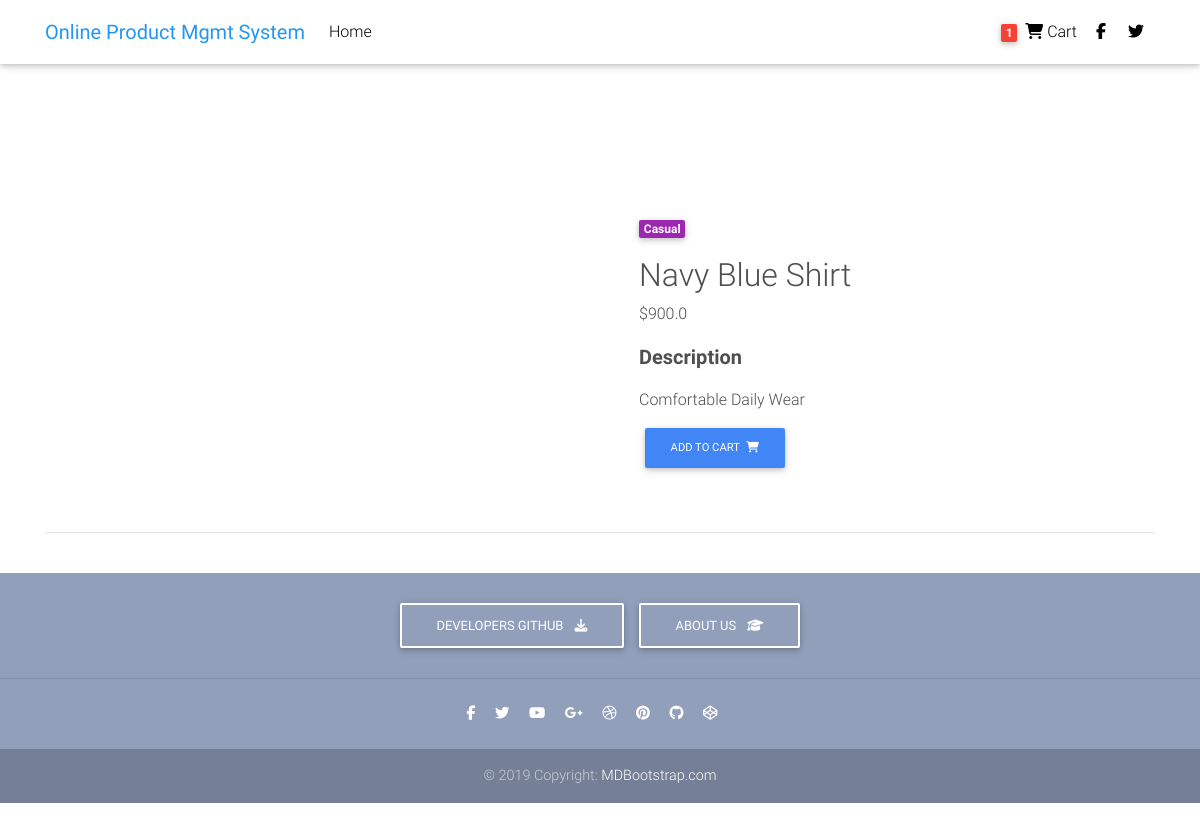
Page /product/test-product-4/ on the committed database.
### core/models.py (models this page shows, shortened)
class Item(models.Model):
    title = models.CharField(max_length=100)
    price = models.FloatField()
    discount_price = models.FloatField(blank=True, null=True)
    category = models.CharField(choices=CATEGORY_CHOICES, max_length=1)
    label = models.CharField(choices=LABEL_CHOICES, max_length=1)
    slug = models.SlugField()
    quantity = models.IntegerField(default=1)
    description = models.TextField()
    img = models.URLField(max_length=200)
    def get_add_to_cart_url(self):
        return reverse("core:add_to_cart", kwargs={
            'slug': self.slug
        })

### core/views.py (the view)
# urls.py: path('product/<slug>/', ItemDetailView.as_view(), name='product'),
class ItemDetailView(DetailView):
    model = Item
    template_name = "product.html"

### templates/product.html (shortened to what this page needs)
{%load static %}
<!DOCTYPE html>
<html lang="en">
<head>
  <link rel="stylesheet" href="{% static 'https://use.fontawesome.com/releases/v5.11.2/css/all.css' %}">
  <link href="{% static 'css/bootstrap.min.css' %}" rel="stylesheet">
  <link href="{% static 'css/mdb.min.css' %}" rel="stylesheet">
  <link href="{% static 'css/style.min.css' %}" rel="stylesheet">
</head>
<body>
  <nav class="navbar fixed-top navbar-expand-lg navbar-light white scrolling-navbar">
    <div class="container">
      <a class="navbar-brand waves-effect" href="/#/" target="_blank">
        <strong class="blue-text">Online Product Mgmt System</strong>
      </a>
      <div class="collapse navbar-collapse" id="navbarSupportedContent">
        <ul class="navbar-nav mr-auto">
          <li class="nav-item ">
            <a class="nav-link waves-effect" href="/#/">
              Home</a>
          </li>
        </ul>
        <ul class="navbar-nav nav-flex-icons">
          <li class="nav-item">
            <a href="{% url 'core:order-summary' %}" class="nav-link waves-effect">
              <span class="badge red z-depth-1 mr-1"> 1 </span>
              <i class="fa fa-shopping-cart"></i>
              <span class="clearfix d-none d-sm-inline-block"> Cart </span>
            </a>
          </li>
          <li class="nav-item">
            <a href="https://www.facebook.com/mdbootstrap" class="nav-link waves-effect" target="_blank">
              <i class="fab fa-facebook-f"></i>
            </a>
          </li>
          <li class="nav-item">
            <a href="https://twitter.com/MDBootstrap" class="nav-link waves-effect" target="_blank">
              <i class="fab fa-twitter"></i>
            </a>
        </ul>
      </div>
    </div>
  </nav>
  <div class="mt-5 pt-4">
  </div>
  <main class="mt-5 pt-4">
    <div class="container dark-grey-text mt-5">
      <div class="row wow fadeIn">
        <div class="col-md-6 mb-4">
        </div>
        <div class="col-md-6 mb-4">
          <div class="p-4">
            <div class="mb-3">
              <a href="">
                <span class="badge purple mr-1">{{ object.get_category_display }}</span>
              </a>
            </div>
            <p class="lead">
              <h2>{{ object.title }}</h2>
              {% if object.discount_price %}
              <span class="mr-1">
                <del>${{ object.price }}</del>
              </span>
              <span>${{ object.discount_price }}</span>
              {% else %}
              <span>${{ object.price }}</span>
              {% endif %}
            </p>
            <p class="lead font-weight-bold">Description</p>
            <p>{{ object.description }}</p>
            <a href="{{ object.get_add_to_cart_url }}" class="btn btn-primary btn-md my-0 p">Add to cart
              <i class="fas fa-shopping-cart ml-1"></i>
            </a>
          </div>
        </div>
      </div>
      <hr>
    </div>
  </main>
  <footer class="page-footer text-center font-small mt-4 wow fadeIn">
    <div class="pt-4">
      <a class="btn btn-outline-white" href="https://mdbootstrap.com/docs/jquery/getting-started/download/"
        target="_blank" role="button">Developers Github
        <i class="fas fa-download ml-2"></i>
      </a>
      <a class="btn btn-outline-white" href="https://mdbootstrap.com/education/bootstrap/" target="_blank"
        role="button">About Us
        <i class="fas fa-graduation-cap ml-2"></i>
      </a>
    </div>
    <hr class="my-4">
    <div class="pb-4">
      <a href="https://www.facebook.com/mdbootstrap" target="_blank">
        <i class="fab fa-facebook-f mr-3"></i>
      </a>
      <a href="https://twitter.com/MDBootstrap" target="_blank">
        <i class="fab fa-twitter mr-3"></i>
      </a>
      <a href="https://www.youtube.com/watch?v=7MUISDJ5ZZ4" target="_blank">
        <i class="fab fa-youtube mr-3"></i>
      </a>
      <a href="https://plus.google.com/u/0/b/107863090883699620484" target="_blank">
        <i class="fab fa-google-plus-g mr-3"></i>
      </a>
      <a href="https://dribbble.com/mdbootstrap" target="_blank">
        <i class="fab fa-dribbble mr-3"></i>
      </a>
      <a href="https://pinterest.com/mdbootstrap" target="_blank">
        <i class="fab fa-pinterest mr-3"></i>
      </a>
      <a href="https://github.com/mdbootstrap/bootstrap-material-design" target="_blank">
        <i class="fab fa-github mr-3"></i>
      </a>
      <a href="http://codepen.io/mdbootstrap/" target="_blank">
        <i class="fab fa-codepen mr-3"></i>
      </a>
    </div>
    <div class="footer-copyright py-3">
      © 2019 Copyright:
      <a href="https://mdbootstrap.com/education/bootstrap/" target="_blank"> MDBootstrap.com </a>
    </div>
  </footer>
</body>
</html>

### rows in the picture
Item: category "Casual", title "Navy Blue Shirt", price "900.0", description "Comfortable Daily Wear"
